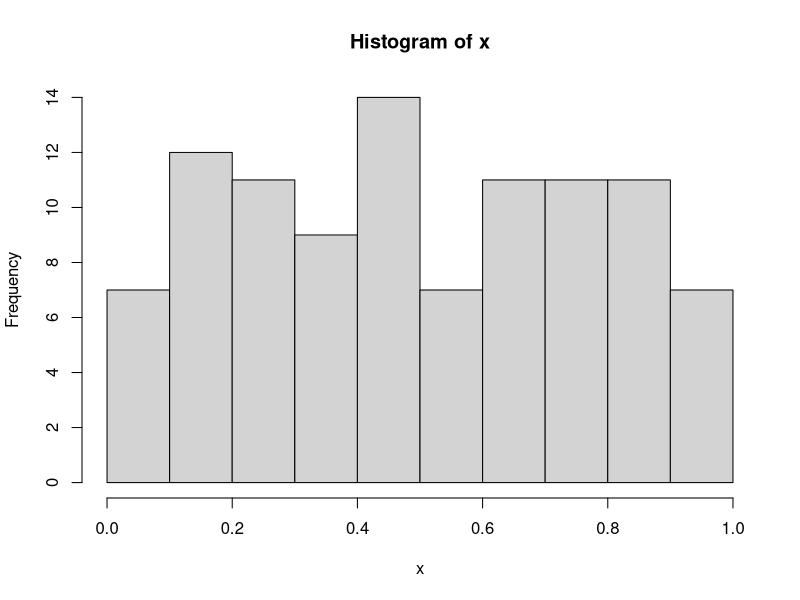
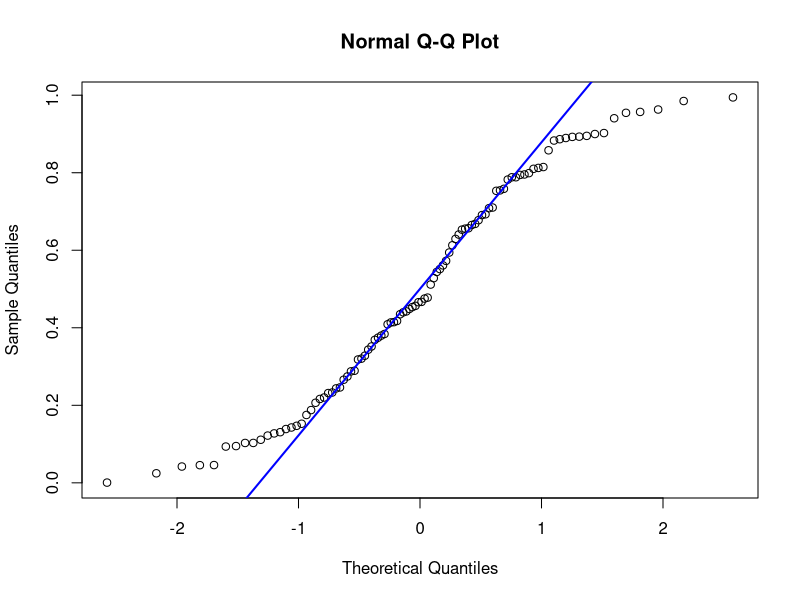

Generate these figures, in order, with R:
# Contributor: Lindsay Hracs
# Date: 02-Nov-22
# R version 4.1.2
# Running on macOS Monterey 12.1
# Inspecting data with data vis tools for Snyder Institute Science Communication Workshop



set.seed(123) # set seed to create reproducible results when generating random data

n <- 100 # set number of observations you want
x <- runif(n) # generate random values from a uniform distribtiion
obs <- rnorm(n, 0, 0.25) # generate a vector of normally distrubted observations

hist(x) # create histogram to inspect generated data
qqnorm(x) # Q-Q (quantile-quantile) fucntion to plot ordered sample against theoretical normal/Gaussian distribution
qqline(x, col = "blue", lwd = 2) # add line of best fit to Q-Q plot; lwd = line width